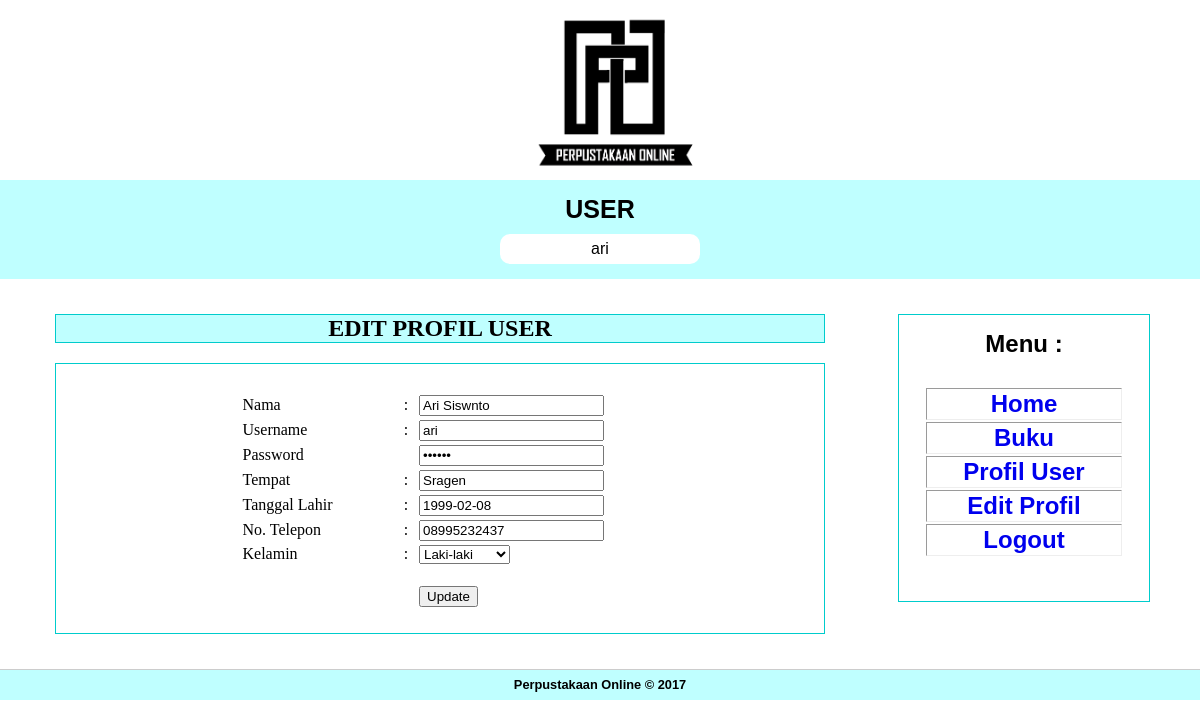
/user/index.php?page=user_edit&username=ari (signed in), run on the app's committed database.
### tables this page shows
CREATE TABLE IF NOT EXISTS `tb_user` (
  `id_user` varchar(14) NOT NULL,
  `nama` varchar(50) NOT NULL,
  `username` varchar(20) NOT NULL,
  `password` varchar(20) NOT NULL,
  `tempat` varchar(20) NOT NULL,
  `tgl_lahir` date NOT NULL,
  `no_telepon` varchar(20) NOT NULL,
  `tgl_masuk` date NOT NULL,
  `kelamin` enum('L','P') NOT NULL,
  PRIMARY KEY (`id_user`)
);

### user/user_edit.php (the view, shortened to what this page needs)
<?php
	include '../conn/koneksi.php';
?>
<link rel="stylesheet" type="text/css" href="../artikelcss.css">
<div id="judul">EDIT PROFIL USER</div>
<div id="tabel">
<form id="form1" name="form1" method="post" action="?page=user_edit_proses">
<div align="center">
      <p>&nbsp;</p>
      <table width="401" border="0">
      <?php
            $username	= isset($_GET['username']) ? $_GET['username'] : "";
			$query=mysql_query("SELECT * FROM tb_user WHERE username='$username'", $dbconn);
			$data=mysql_fetch_array($query);
			?>
    <tr>
    <td width="154">Nama</td>
    <td width="11">:</td>
    <td width="214"><input type="text" name="nama" id="nama" value="<?php echo $data['nama']; ?>" required="required"/></td>
  </tr>
  <tr>
    <td>Username</td>
    <td>:</td>
    <td><input type="text" name="username" id="username" value="<?php echo $data['username']; ?>" required="required"/></td>
  </tr>
  <tr>
    <td>Password</td>
    <td>&nbsp;</td>
    <td><input type="password" name="password" value="<?php echo $data['password']; ?>" required></td>
  </tr>
  <tr>
    <td>Tempat</td>
    <td>:</td>
    <td><input type="text" name="tempat" id="tempat" value="<?php echo $data['tempat']; ?>" required="required"/></td>
  </tr>
  <tr>
    <td>Tanggal Lahir</td>
    <td>:</td>
    <td><input type="text" name="tgl_lahir" id="tgl_lahir" value="<?php echo $data['tgl_lahir']; ?>" required="required"/></td>
  </tr>
  <tr>
    <td>No. Telepon</td>
    <td>:</td>
    <td><input type="text" name="no_telepon" id="no_telepon" value="<?php echo $data['no_telepon']; ?>" required="required"/></td>
  </tr>
  <tr>
    <td>Kelamin</td>
    <td>:</td>
    <td><select name="kelamin" id="kelamin" value="<?php echo $data['kelamin']; ?>" required="required">
      <option value="L" <?php if( $kelamin=='L'){echo "selected"; } ?>>Laki-laki</option>
    </select></td>
  </tr>
  <tr>
    <td>&nbsp;</td>
    <td>&nbsp;</td>
    <td><p>&nbsp;</p>
      <p>
        <input type="submit" value="Update" />
        </p>
      <p>&nbsp;</p></td>
  </tr>
</table>
    </div>
</form>
</div>

### artikelcss.css (style rules this page uses)
#tabel { height: auto; width: auto; border: 1px solid #0CC; padding: 10px 25px 5px; text-align: left; }
#judul { border: 1px solid #0cc; text-align: center; font-weight: bold; font-size: 24px; margin-bottom: 20px; background-color: #BFFFFF; }

### data on the page
tb_user: nama "Ari Siswnto", username "ari", tempat "Sragen", tgl_lahir "1999-02-08", no_telepon "08995232437", kelamin "Laki-laki"

### other printed values
$_SESSION['username'] "ari"
